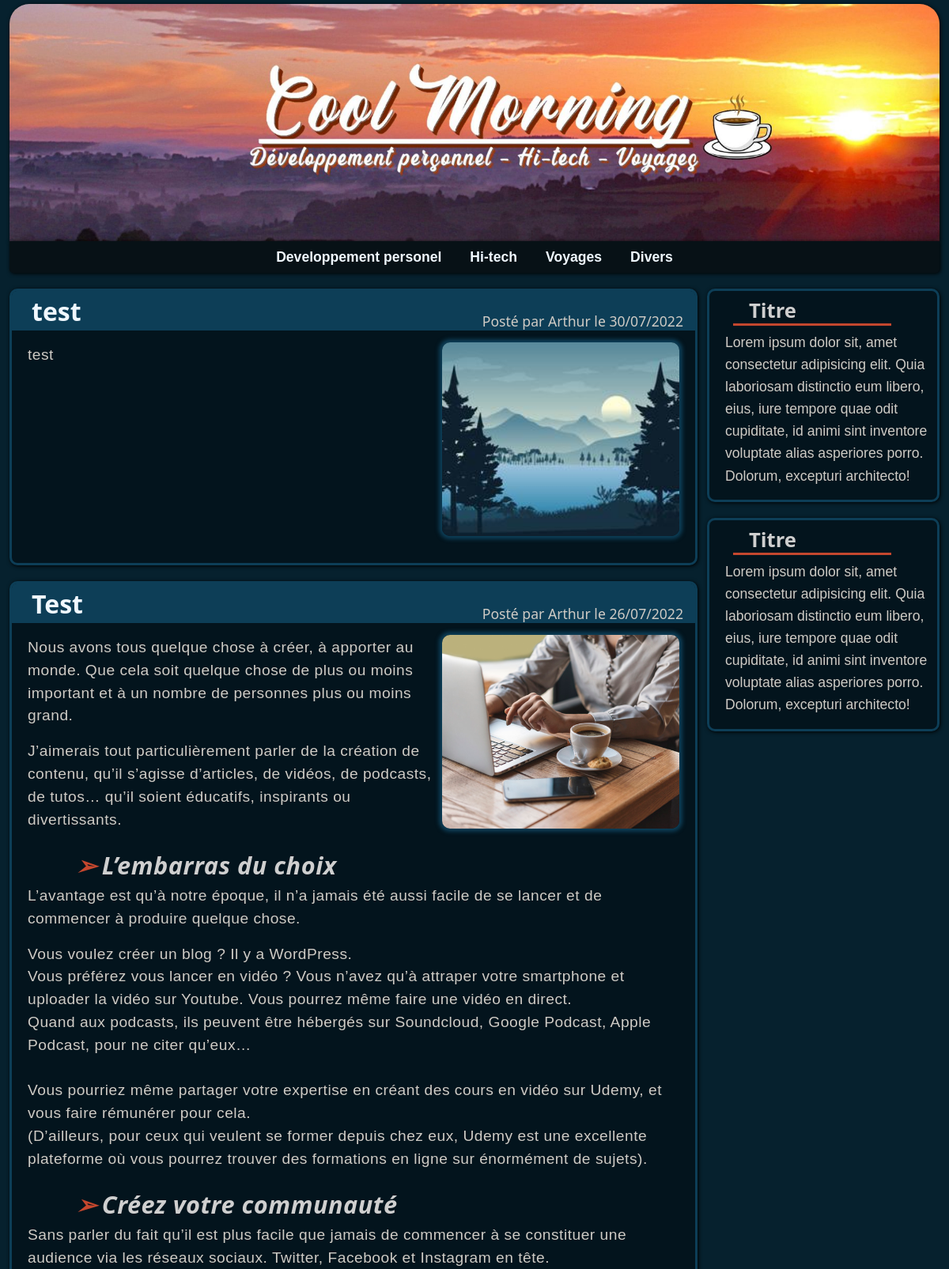
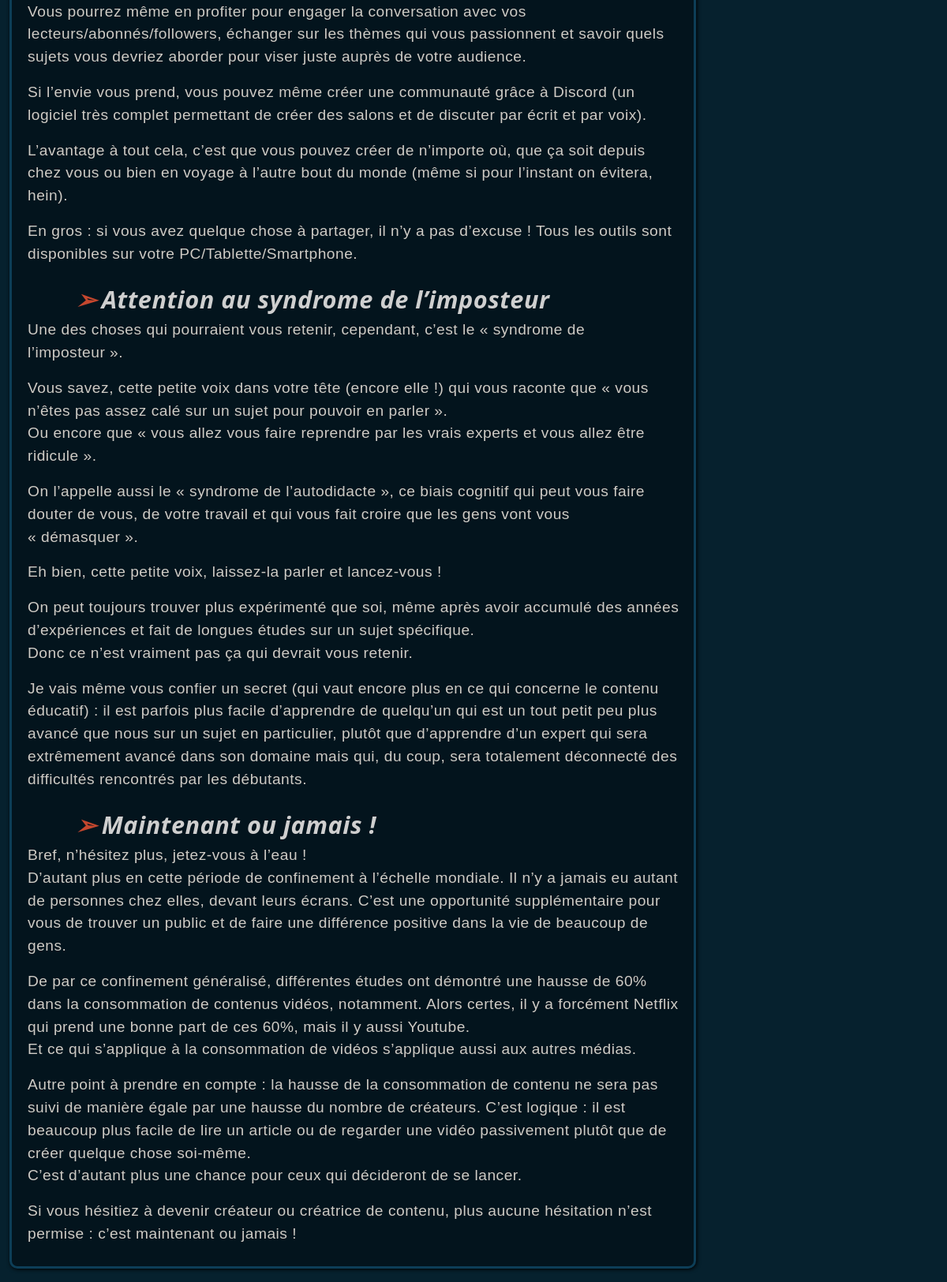
The page / (upper part) on the database its author committed (2 pictures, top to bottom).
### helpers.py (models this page shows)
class Article(db.Model):
    id = db.Column(db.Integer, primary_key=True)
    title = db.Column(db.String(50), nullable=False)
    text = db.Column(db.Text, nullable=False)
    date = db.Column(db.DateTime, nullable=False)
    posted = db.Column(db.Boolean, nullable=False)
    author = db.Column(db.String(50), nullable=False)
    img = db.Column(db.String, nullable=False)

### application.py (the view)
@app.route("/")
def index():
    list_posts = Article.query.filter_by(posted=True).order_by(Article.date.desc()).all()
    return render_template("index.html", articles=list_posts, Markup=Markup)

### templates/index.html
{% extends "layout.html" %}
{% block body %}
<div class="row">
    <div class="col-md-9">
        {% for article in articles %}
        <div class="article">
            <div class="article-header">
                <h2>{{ article.title }}</h2>
                <p>Posté par {{ article.author }} le {{ article.date.strftime('%d/%m/%Y') }}</p>
            </div>
            <img src="{{ article.img }}" class="thumb">
            <div class="text">
                {{ Markup(article.text) }}
            </div>
        </div>
        {% endfor %}
    </div>
    <div class="col-md-3">
        <div class="aside">
            <h2>Titre</h2>
            <p>Lorem ipsum dolor sit, amet consectetur adipisicing elit. Quia laboriosam distinctio eum libero, eius, iure tempore quae odit cupiditate, id animi sint inventore voluptate alias asperiores porro. Dolorum, excepturi architecto!</p>
        </div>
        <div class="aside">
            <h2>Titre</h2>
            <p>Lorem ipsum dolor sit, amet consectetur adipisicing elit. Quia laboriosam distinctio eum libero, eius, iure tempore quae odit cupiditate, id animi sint inventore voluptate alias asperiores porro. Dolorum, excepturi architecto!</p>
        </div>
    </div>
</div>
{% endblock %}

### templates/layout.html (shortened to what this page needs)
<!doctype html>
<html lang="en">
  <head>
    <link href="{{ url_for('static', filename='styles/bootstrap.min.css')}}" rel="stylesheet">
    <link href="{{ url_for('static', filename='styles/custom.css')}}" rel="stylesheet" type="text/css">
  </head>
  <body>
    <div class="container">
        <div class="p-5 new-header"></div>
        <ul class="list-inline nav">
            <div class="nav-block">
                <li class="list-inline-item"><a href="#">Developpement personel
                </a></li><li class="list-inline-item"><a href="#">Hi-tech
                </a></li><li class="list-inline-item"><a href="#">Voyages
                </a></li><li class="list-inline-item"><a href="#">Divers
                </a></li>
            </div>
        </ul>
        <div class="container">
            {% block body %}{% endblock %}
        </div>
    </div>
  </body>
</html>

### static/styles/custom.css (style rules this page uses)
.container { max-width: 1700px; }
body { background-color: #06212e; font-family: Verdana, Arial, Tahoma, Serif; color: #cfcbc5; }
a { text-decoration: none; }
.new-header { background-image: url("../img/bg.jpg"); background-position: center; background-repeat: no-repeat; background-size: cover; height: 300px; border-radius: 25px 25px 0px 0px; margin-top: 5px; box-shadow: 1px 1px 5px black; }
.nav { background-color: #071116; height: 40px; text-align: center; border-radius: 0px 0px 5px 5px; box-shadow: 1px 1px 5px black; }
.nav-block { width: 650px; margin: auto; }
.nav .list-inline-item { margin-right: 18px; margin-left: 18px; }
.nav a { color: aliceblue; font-weight: bold; padding: 0; font-size: 1.1em; }
.article-header { background-color: #0d3e57; height: 40px; color: aliceblue; border-radius: 6px 6px 0px 0px; padding-left: 25px; height: 50px; }
.article-header h2 { font-family: Candara, Calibri, Segoe, Segoe UI, Optima, Arial, sans-serif; position: absolute; margin-top: 7px; font-weight: bolder; display: inline; }
.article-header p { font-family: Candara, Calibri, Segoe, Segoe UI, Optima, Arial, sans-serif; color: #cfcbc5; display: inline; float: right; font-size: 1.1em; padding-top: 25px; padding-right: 15px; margin-bottom: -2px; }
.aside h2 { color: #cfcfcf; Font-family: Candara, Calibri, Segoe, Segoe UI, Optima, Arial, sans-serif; font-weight: bolder; border-bottom: 3px solid #c5472e; width: 200px; margin: 10px 0px 0px 30px; padding-left: 20px; font-size: 1.6em; }
.article .thumb { margin: 15px 20px 3px 10px; float: right; border-radius: 10px; width: 300px; height: 245px; object-fit: cover; box-shadow: 0px 0px 5px 4px #0d3e57; }
.article .text { font-size: 1.2em; padding: 17px 15px 10px 20px; letter-spacing: 0.5px; }
.article h3 { color: #cfcfcf; font-family: Candara, Calibri, Segoe, Segoe UI, Optima, Arial, sans-serif; font-weight: bold; font-size: 1.6em; font-style: italic; margin-top: 0.8em; margin-bottom: 0.2em; margin-left: 2em; }
.article h3:before { content:"➢"; color: #c5472e; display: inline-block; margin-right: 0.2em; }
.aside p { font-size: 1.1em; padding: 7px 10px 0px 20px; line-height: 1.6em; }
.article { min-height: 350px; }
.article, .aside { box-sizing: border-box; background-color: #03141d; margin-top: 20px; border-radius: 10px; border: #0d3e57 solid; box-shadow: 1px 1px 5px black; }
.col-md-3 { padding:0; }
.col-md-9 { padding-left:0; }

### rows shown on the page
Article: title "test", author "Arthur", date "30/07/2022", shows a picture, text "test"
Article: title "Test", author "Arthur", date "26/07/2022", shows a picture, text "Nous avons tous quelque chose à créer, à apporter au monde. Que cela soit quelque chose de plus ou moins important et à un nombre de personnes plus ou moins grand. J’aimerais tout particulièrement parler de la création de contenu, qu’il s’agisse d’articles, de vidéos, de podcasts, de tutos… qu’il soient éducatifs, inspirants ou divertissants. L’embarras du choix L’avantage est qu’à notre époque, il n’a jamais été aussi facile de se lancer et de commencer à produire quelque chose. Vous voulez créer un blog ? Il y a WordPress. Vous préférez vous lancer en vidéo ? Vous n’avez qu’à attraper votre smartphone et uploader la vidéo sur Youtube. Vous pourrez même faire une vidéo en direct. Quand aux…"
